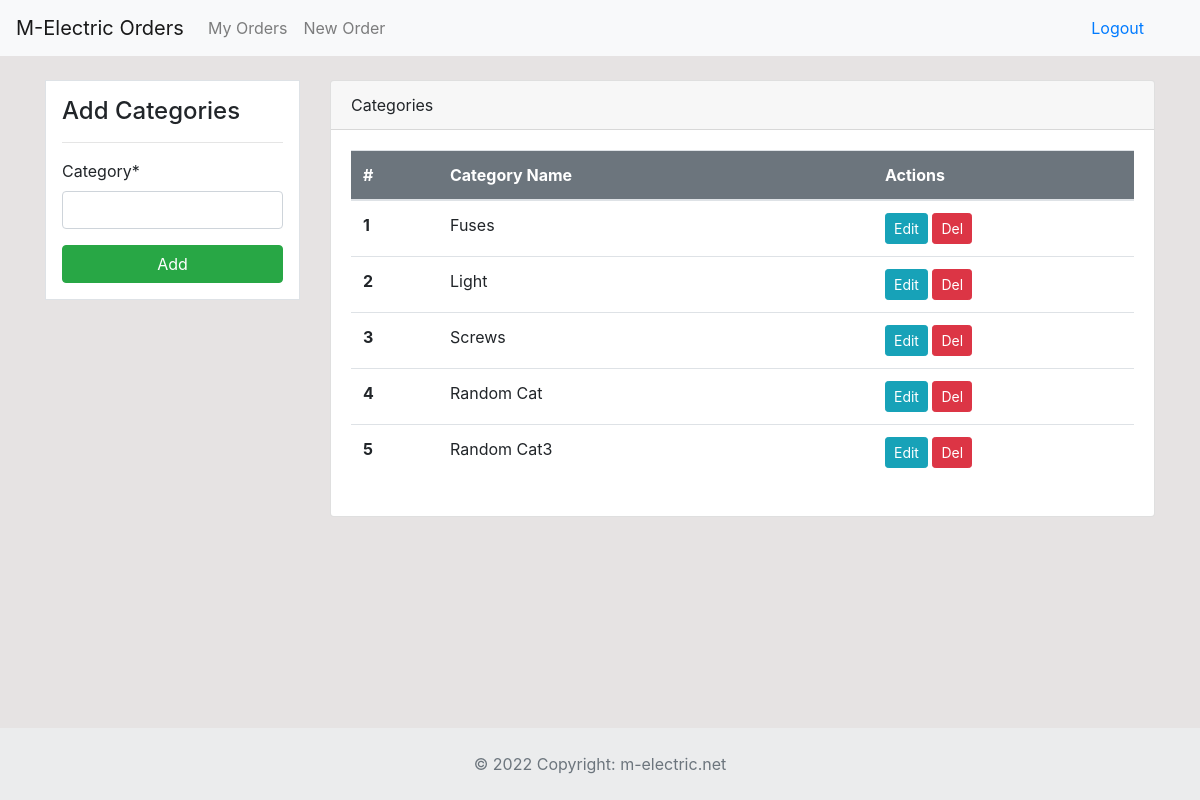
The page /categories (signed in) on the database as committed earlier.
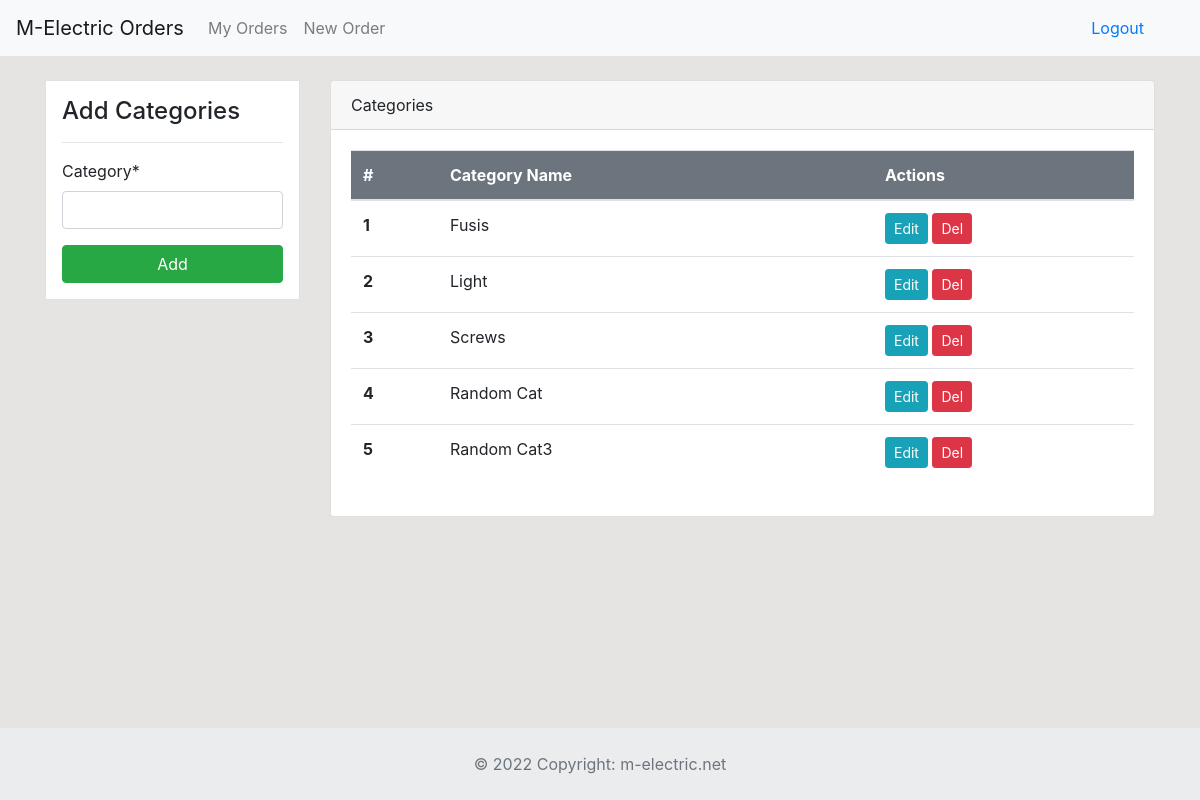
The same page on the database as committed later.
### dashboard/models.py (models this page shows, shortened)
class Category(models.Model):
	category_name = models.CharField('Category', max_length=50)

### dashboard/views.py (the view)
# urls.py: path('categories', views.categories, name='categories'),
@login_required
def categories(request):
    categories_list = Category.objects.all()
    if request.method == 'POST':
        form = CategoryForm(request.POST)
        if form.is_valid:
            form.save()
            return redirect('categories')
    else:
        form = CategoryForm()
    context = {
        'categories_list': categories_list,
        'form': form,
    }
    return render(request, 'dashboard/categories.html', context)

### dashboard/forms.py
class CategoryForm(forms.ModelForm):
    class Meta:
        model = Category
        fields = ['category_name',]

### templates/dashboard/categories.html (shortened to what this page needs)
{% extends 'partials/base.html' %}
{% load crispy_forms_tags %}
{% block content %}
    <div class="container">
        <div class="row my-4">
            <div class="col-md-3">
                <div class="border bg-white p-3">
                    <h4>Add Categories</h4>
                    <hr>
                    <form method="POST">
                        {{ form|crispy }}
                        <input class="btn btn-success btn-block" type="submit" value="Add">
                    </form>
                </div>
            </div>
            <div class="col-md-9">
                <div class="card pl-0">
                    <div class="card-header">
                        Categories
                    </div>
                    <div class="card-body">
                        <div class="col-md-12 pl-0 pr-0">
                            <table class="table bg-white">
                                <thead class="bg-secondary">
                                    <tr class="text-white">
                                        <th scope="col" class="col-1" >#</th>
                                        <th scope="col" class="col-5">Category Name</th>
                                        <th scope="col" class="col-3">Actions</th>
                                    </tr>
                                </thead>
                                <tbody>
                                {% for category in categories_list %}
                                    <tr>
                                        <th scope="row">{{ forloop.counter }}</th>
                                        <td>{{ category.category_name }}</td>
                                        <td>
                                            <a class="btn btn-info btn-sm" href="{% url 'category-update' category.id %}">Edit</a>
                                            <a class="btn btn-danger btn-sm" href="{% url 'category-delete' category.id %}">Del</a>
                                        </td>
                                    </tr>
                                {% endfor %}
                                </tbody>
                            </table>
                        </div>
                    </div>
                </div>
            </div>
        </div>
    </div>
{% endblock %}
{% block footer %}
{% include 'partials/footer.html' %}
{% endblock %}

Rows that differ between the two databases and show on the page:
changed Category: category_name "Fuses" → "Fusis"
